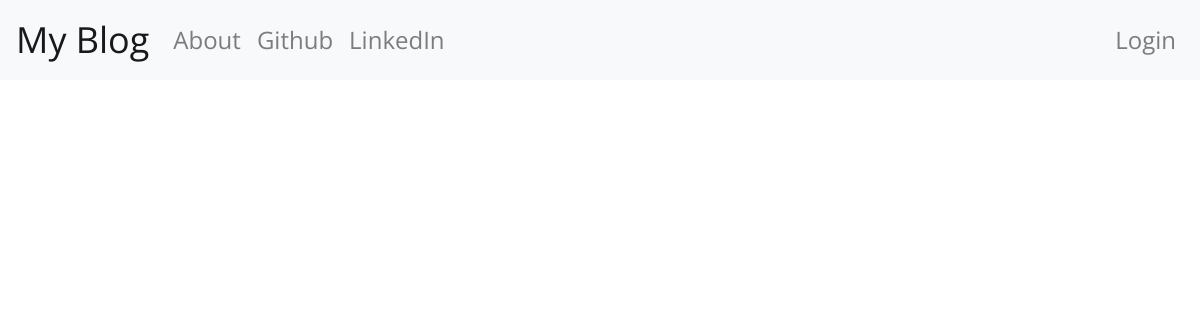
Before: / with the older database file.
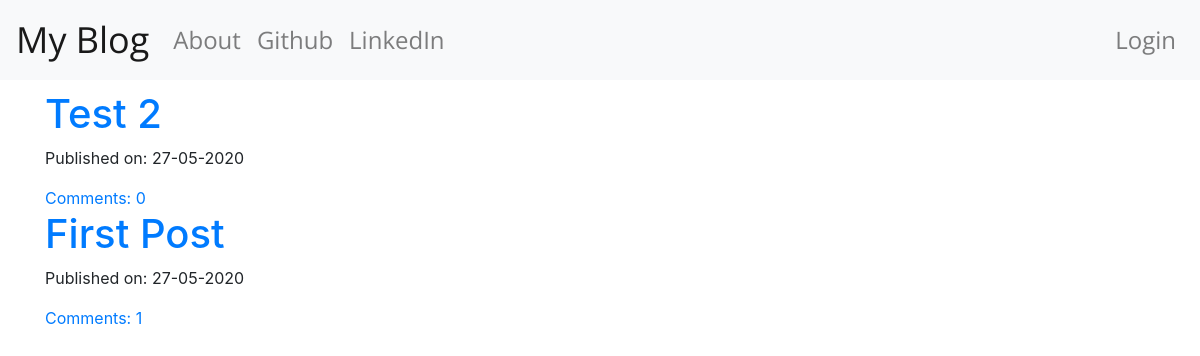
After: the same page with the newer database file.
### blog_app/models.py (models this page shows, shortened)
class Post(models.Model):
    author =  models.ForeignKey('auth.User', on_delete=models.CASCADE)
    title = models.CharField(max_length = 200)
    text = models.TextField()
    create_date = models.DateTimeField(default = timezone.now)
    published_date = models.DateTimeField(blank=True, null=True)
    def approve_comments(self):
        return self.comments.filter(approved_comment=True)

### blog_app/views.py (the view)
# urls.py: path('', views.PostListView.as_view(), name = 'post_list'),
class PostListView(ListView):
    model = Post
    def get_queryset(self):
        return Post.objects.filter(published_date__lte = timezone.now()).order_by('-published_date')

### blog_app/templates/blog_app/post_list.html
{% extends 'blog_app/base.html' %}
{% block content %}
<div class="centerstage">
  {% for post in post_list %}
  <div class="post">
    <h1><a href="{% url 'blog_app:post_detail' pk=post.pk %}">{{post.title}}</a></h1>
    <div class="date">
      <p>Published on: {{post.published_date | date:"d-m-Y"}}</p>
    </div>
    <a href="{% url 'blog_app:post_detail' pk=post.pk%}">Comments: {{post.approve_comments.count}}</a>
  </div>
  {% endfor %}
</div>
{% endblock %}

Changed rows visible on the page:
added Post: title "Test 2", published_date "27-05-2020", approve_comments.count "0"
now on this page (row edited): Post: title "First Post", published_date "27-05-2020", approve_comments.count "1"
